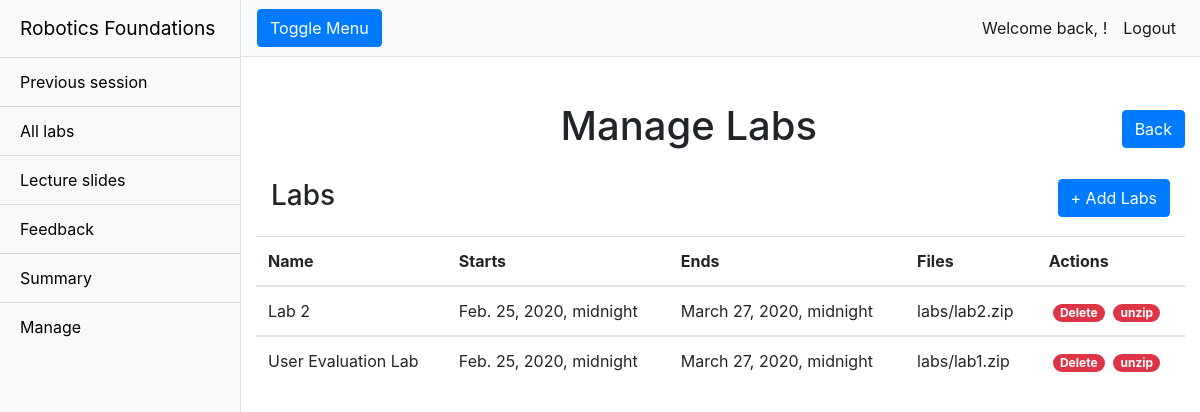
Page /rfwa/manage_labs/ (signed in) on the committed database.
### rfwa/models.py (models this page shows, shortened)
class Lab(models.Model):
    name = models.CharField(max_length = 128)
    description = models.TextField(max_length = 2048)
    open_Date = models.DateTimeField()
    close_Date = models.DateTimeField()
    lab_Files = models.FileField(upload_to='labs/')
    slug = models.SlugField(primary_key = True, blank = True)

### rfwa/views.py (the view)
# urls.py: path("manage_labs/", views.manage_labs, name="manage_labs"),
def manage_labs(request):
    if request.user.is_superuser:
        labs = Lab.objects.order_by('open_Date')
    return render(request, "rfwa/manage_labs.html", {'labs': labs})

### templates/rfwa/manage_labs.html (shortened to what this page needs)
{% extends "rfwa/base.html" %}
{% load static %}
{% block body_block %}
{% if user.is_superuser %}
<div class="container-fluid">
    <div class="row">
        <h1 class="col-12 text-center mt-4">Manage Labs <a class="rightside" href="/rfwa/managev2/"><button type="button" class="btn btn-primary">Back</button></a></h1>
    </div>
    <div class="table-group">
        <div class="title-group">
            <h1 class="col-12 text-left table-header">Labs
                <a class="rightside" href="{% url 'add_lab'%}"><button type="button" class="btn btn-primary">+ Add
                        Labs</button></a>
            </h1>
        </div>
        <table class="table table-hover">
            {% if labs %}
            <thead>
                <tr>
                    <th scope="col">Name</th>
                    <th scope="col">Starts</th>
                    <th scope="col">Ends</th>
                    <th scope="col">Files</th>
                    <th scope="col">Actions</th>
                </tr>
            </thead>
            {% for lab in labs %}
            <tbody>
                <tr>
                    <td>{{lab.name}}</td>
                    <td>{{lab.open_Date}}</td>
                    <td>{{lab.close_Date}}</td>
                    <td>{{lab.lab_Files}}</td>
                    <td><a class="btn-link text-white badge badge-danger badge-pill ml-1"
                            href="/rfwa/delete_lab/{{ lab.slug }}"
                            onclick="return confirm('Are you sure you wish to delete {{ lab.name }}?')">Delete</a> <a
                            class="btn-link text-white badge badge-danger badge-pill ml-1"
                            href="/rfwa/unzip_lab/{{ lab.slug }}"
                            onclick="return confirm('Are you sure you wish to unzip {{ lab.name }}?')">unzip</a></td>
                </tr>
            </tbody>
            {% endfor %}
            {% else %}
            <h3 class="text-center mt-3">There are no labs uploaded.</h3>
            {% endif %}
        </table>
    </div>
</div>
{% endif %}
{% endblock %}

### static/css/simple-sidebar.css (style rules this page uses)
body { overflow-x: hidden; }

### static/css/override.css (style rules this page uses)
.mt-4 { text-align: center; vertical-align: middle; line-height: 90px; }

### templates/rfwa/manage_labs.html (style rules this page uses)
.title-group { padding-bottom: 15px; }
.table-header { font-size: 1.75rem; }
.rightside { float: right; }

### rows in the picture
Lab: name "Lab 2", open_Date "Feb. 25, 2020, midnight", close_Date "March 27, 2020, midnight", lab_Files "labs/lab2.zip"
Lab: name "User Evaluation Lab", open_Date "Feb. 25, 2020, midnight", close_Date "March 27, 2020, midnight", lab_Files "labs/lab1.zip"
